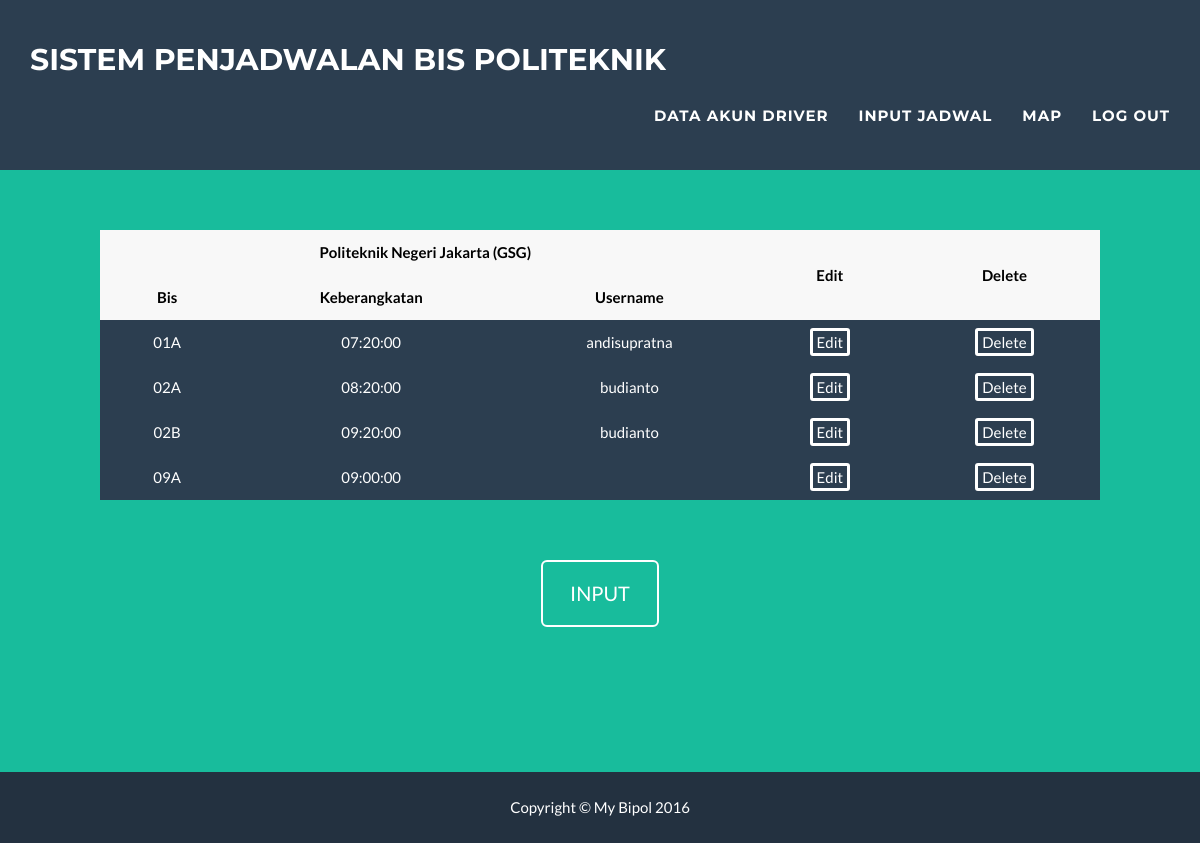
The app's page /inputjadwal.php with its own data.
### tables this page shows
CREATE TABLE IF NOT EXISTS `jadwalfix` (
  `jadwal_fix` varchar(8) NOT NULL,
  `no_bis` varchar(3) NOT NULL,
  `tiba` time NOT NULL,
  `nama_halte` varchar(20) NOT NULL,
  `username` varchar(30) NOT NULL
);

### inputjadwal.php (the view, shortened to what this page needs)
<!DOCTYPE html>
<html lang="en">
<head>
    <link href="css/bootstrap.min.css" rel="stylesheet">
    <link href="css/freelancer.css" rel="stylesheet">
	<link rel="stylesheet" type="text/css" href="css/component.css" />
    <link href="font-awesome/css/font-awesome.min.css" rel="stylesheet" type="text/css">
</head>
<body id="page-top" class="index">
    <nav class="navbar navbar-default navbar-fixed-top">
        <div class="container">
            <div class="navbar-header page-scroll">
                <a class="navbar-brand" href="#page-top">SISTEM PENJADWALAN BIS POLITEKNIK</a>
            </div>
            <div class="collapse navbar-collapse" id="bs-example-navbar-collapse-1">
                <ul class="nav navbar-nav navbar-right">
                    <li class="page-scroll">
                        <a href="admin.php">Data Akun Driver</a>
                    </li>
                    <li class="page-scroll">
                        <a href="inputjadwal.php">Input Jadwal</a>
                    </li>
					<li class="page-scroll">
                        <a href="map.php">Map</a>
                    </li>
					<li class="page-scroll">
                        <a href="awal.php">Log out</a>
					</li>
                </ul>
            </div>
        </div>
    </nav>
    <header>
        <div class="container">
			<div class="component">
				<table>
					<thead>
					<center>
                        <tr>
                            <th colspan="3">Politeknik Negeri Jakarta (GSG)</th>
                            <th rowspan="2">Edit</th>
                            <th rowspan="2">Delete</th>
                        </tr>
						<tr>
							<th>Bis</th>
							<th>Keberangkatan</th>
                            <th>Username</th>
						</tr>
					</center>
					</thead>
                    <?php
                        $jadwal=mysql_query("SELECT * FROM jadwalfix WHERE nama_halte='GSG'");
                        while ($col=mysql_fetch_array($jadwal)){
                     ?>
					<tbody>
						<tr>
						<td><?php echo $col['no_bis']?></td>
						<td><?php echo $col['tiba']?></td>
						<td><?php echo $col['username']?></td>
						<td class="update">
						<div class="dua">
						<a href="EditJadwal.php?id=<?php echo $col['no_bis'] ?>" class="satu" style="text-decoration:none">
                        Edit
						</a>
						</div>
						</td>
						<td class="delete">
						<a href="deleteJadwal.php?id=<?php echo $col['no_bis'] ?>" class="satu" style="text-decoration:none">
                        Delete
						</a></td>
						</tr>
					</tbody>
                    <?php
                        }
                    ?>
				</table>
				<div class="col-lg-8 col-lg-offset-2 text-center">
					<a href="input.php" class="btn btn-lg btn-outline">
                    INPUT
					</a>
				</div>
				</div>
			</div>
    </header>
    <footer class="text-center">
        <div class="footer-below">
            <div class="container">
                <div class="row">
                    <div class="col-lg-12">
                        Copyright &copy; My Bipol 2016
                    </div>
                </div>
            </div>
        </div>
    </footer>
</body>
</html>

### css/freelancer.css (style rules this page uses)
body { overflow-x: hidden; }
a, a:hover, a:focus, a:active, a.active { outline: 0; color: #18bc9c; }
header { text-align: center; color: #fff; background: #18bc9c; }
header .container { padding-top: 100px; padding-bottom: 50px; }
@media (min-width:768px) { header .container { padding-top: 200px; padding-bottom: 100px; } }
@media (min-width:768px) { .navbar-fixed-top { padding: 25px 0; -webkit-transition: padding .3s; -moz-transition: padding .3s; transition: padding .3s; } }
@media (min-width:768px) { .navbar-fixed-top .navbar-brand { font-size: 2em; -webkit-transition: all .3s; -moz-transition: all .3s; transition: all .3s; } }
.navbar { text-transform: uppercase; font-family: Montserrat,"Helvetica Neue",Helvetica,Arial,sans-serif; font-weight: 700; }
.navbar .navbar-nav { letter-spacing: 1px; }
.navbar-default, .navbar-inverse { border: 0; }
.btn-outline { margin-top: 15px; border: solid 2px #fff; font-size: 20px; color: #fff; background: 0 0; transition: all .3s ease-in-out; }
footer { color: #fff; }
footer .footer-below { padding: 25px 0; background-color: #233140; }

### css/component.css (style rules this page uses)
body { font-family: 'Lato', Arial, sans-serif; color: #7c8d87; background: #f8f8f8; }
.satu { padding: 2px 4px; font-size: 100%; color:white; line-height: 1.3333333; border-radius: 3px; border-style:solid; border-color:white; }
.dua { position: relative; min-height: 1px; }
.component { line-height: 1.5em; margin: 0 auto; padding: 2em 0 3em; width: 100%; max-width: 1000px; overflow: hidden; }
table { margin-bottom: 3em; width: 100%; background: #fff; border-radius: 5px; }
td, th { padding: 0.75em 1.5em; text-align: center; }
th { background-color: #f8f8f8; font-weight: bold; color: black; white-space: nowrap; text-align:center; }
tbody tr:nth-child(2n-1) { background-color: #2c3e50; transition: all .125s ease-in-out; }

### records on screen
jadwalfix: no_bis "01A", tiba "07:20:00", username "andisupratna"
jadwalfix: no_bis "02A", tiba "08:20:00", username "budianto"
jadwalfix: no_bis "02B", tiba "09:20:00", username "budianto"
jadwalfix: no_bis "09A", tiba "09:00:00"
